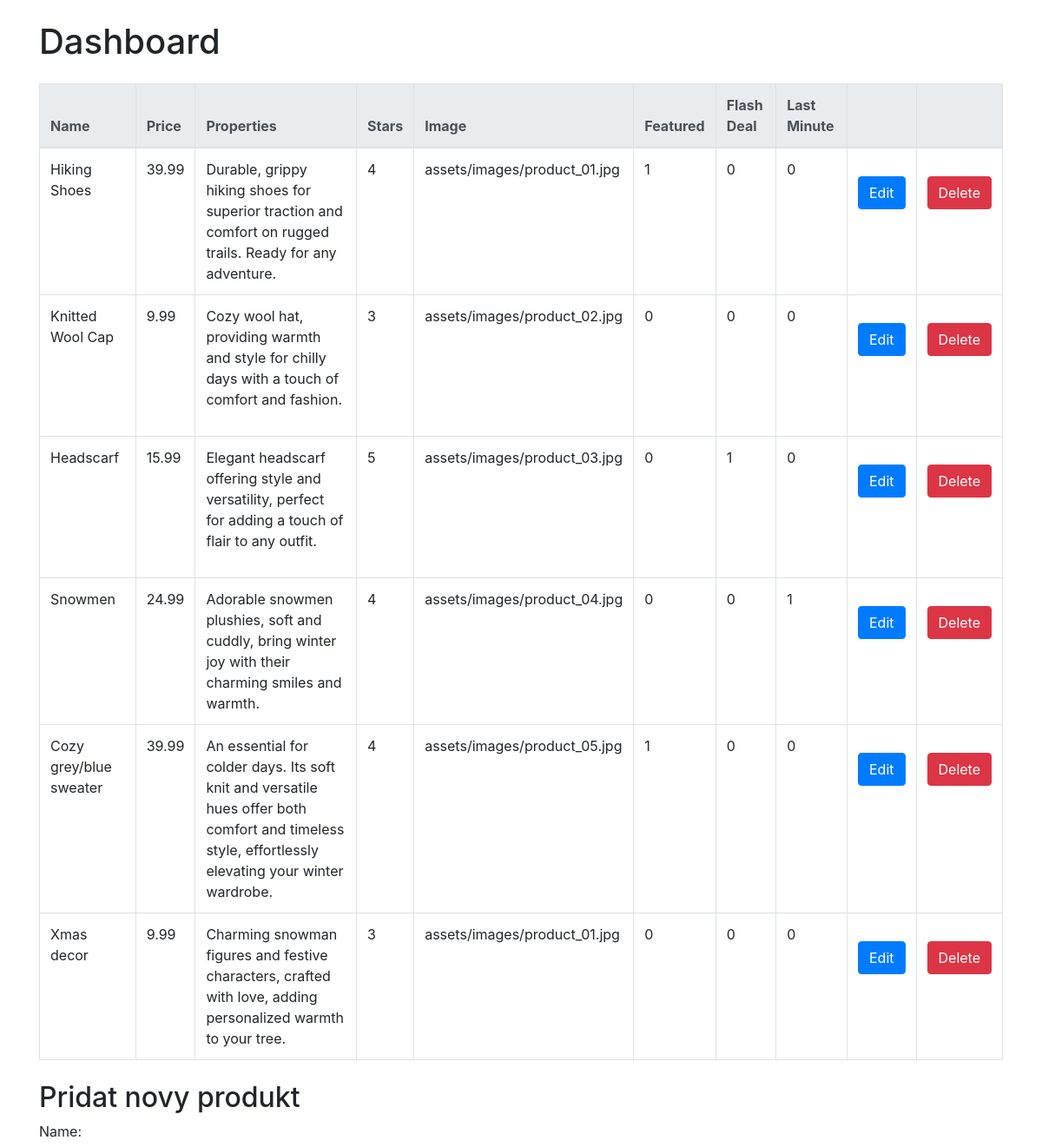
The app's page /admin.php (upper part), older data.
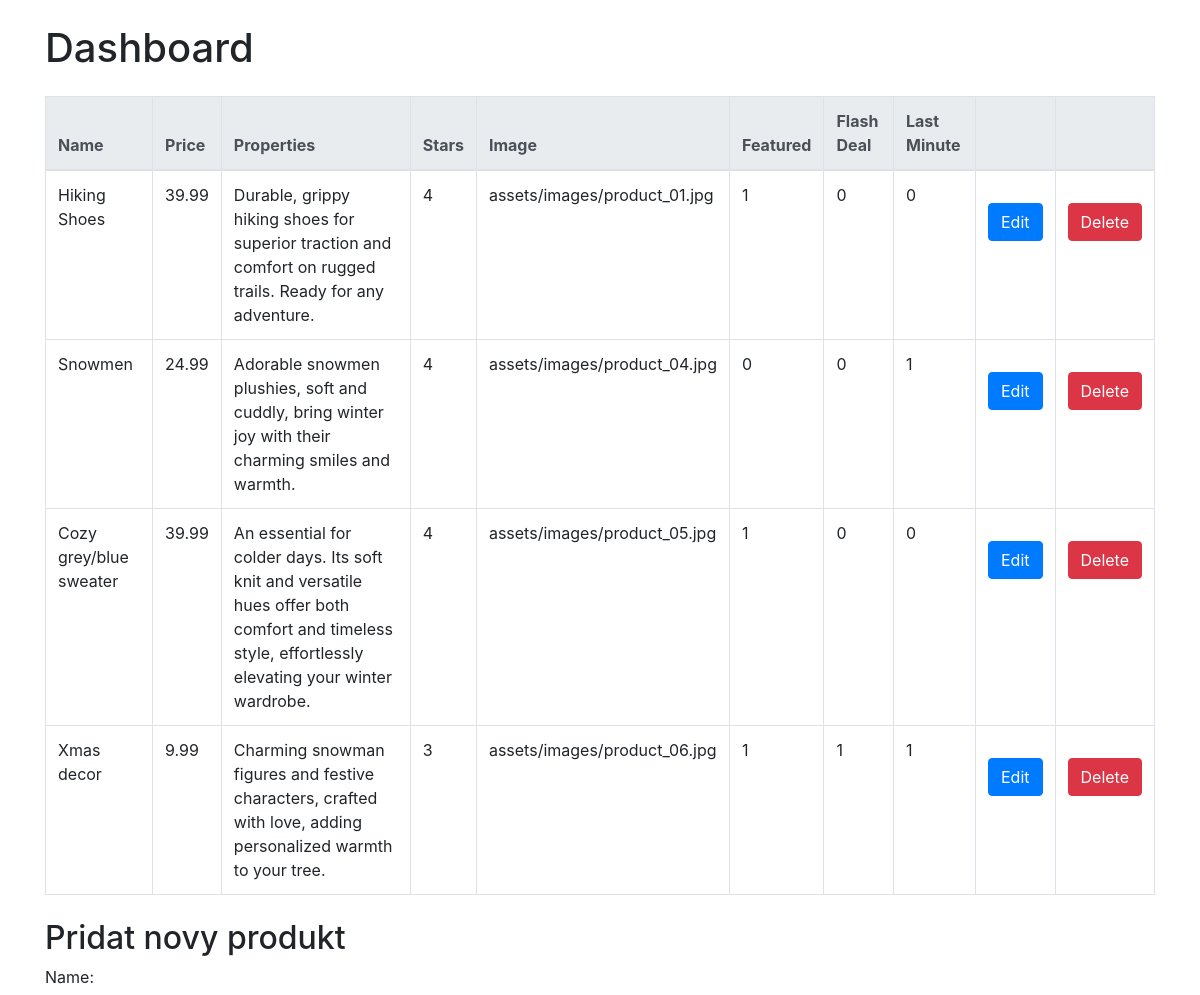
The same page, newer data.
### tables this page shows
CREATE TABLE `products` (
                            `id` int(11) NOT NULL,
                            `name` varchar(30) NOT NULL,
                            `price` decimal(10,2) NOT NULL,
                            `properties` text NOT NULL,
                            `stars` int(5) NOT NULL,
                            `img_src` varchar(126) NOT NULL,
                            `featured` tinyint(4) DEFAULT NULL,
                            `flash_deal` tinyint(4) DEFAULT NULL,
                            `last_minute` tinyint(4) DEFAULT NULL,
                            `date` timestamp NULL DEFAULT current_timestamp()
);

### lib/db.php (called while the page is built, shortened)
<?php
class db
{
    private $host = "localhost";
    private $username = "root";
    private $password = "";
    private $dbName = "sixteen";
    private \PDO $connection;
    public function __construct(
        string $host = "",
        int $port = 3306,
        string $username = "",
        string $password = "",
        string $dbName = ""
    )
    {
        try {
            $this->connection = new \PDO (
                "mysql:host=$this->host;dbname=$this->dbName;charset=utf8mb4",
                $this->username,
                $this->password
            );
        }
        catch (\PDOException $e) {
            echo "Connection failed: " . $e->getMessage();
        }
    }
    public function getProducss(): array
    {
        $sql = "SELECT * FROM products";
        $query = $this->connection->query($sql);
        $data = $query->fetchAll(\PDO::FETCH_ASSOC);
        $products = [];
        foreach ($data as $item) {
            $products[] = [
                'id' => $item['id'],
                'name' => $item['name'],
                'price' => $item['price'],
                'properties' => $item['properties'],
                'stars' => $item['stars'],
                'img_src' => $item['img_src'],
                'featured' => $item['featured'],
                'flash_deal' => $item['flash_deal'],
                'last_minute' => $item['last_minute'],
                'date' => $item['date']
            ];
        }
        return $products;
    }
}

### admin.php (the view, shortened to what this page needs)
<?php
$db = new MyDb();
$products = $db->getProducss();
?>
<!DOCTYPE html>
<html lang="en">
<head>
    <link rel="stylesheet" href="assets/css/admin.css">
    <link href="vendor/bootstrap/css/bootstrap.min.css" rel="stylesheet">
</head>
<body>
<div class="container">
    <h1 class="mt-4">Dashboard</h1>
    <table class="table table-bordered mt-4">
        <thead class="thead-light">
        <tr>
            <th>Name</th>
            <th>Price</th>
            <th>Properties</th>
            <th>Stars</th>
            <th>Image</th>
            <th>Featured</th>
            <th>Flash Deal</th>
            <th>Last Minute</th>
            <th></th>
            <th></th>
        </tr>
        </thead>
        <tbody>
        <?php foreach ($products as $product): ?>
            <tr>
                <td><?php echo $product['name']; ?></td>
                <td><?php echo $product['price']; ?></td>
                <td><?php echo $product['properties']; ?></td>
                <td><?php echo $product['stars']; ?></td>
                <td><?php echo $product['img_src']; ?></td>
                <td><?php echo $product['featured']; ?></td>
                <td><?php echo $product['flash_deal']; ?></td>
                <td><?php echo $product['last_minute']; ?></td>
                <td>
                    <form method="post" action="admin.php" style="display: inline-block;">
                        <button type="submit" name="editProduct" class="btn btn-primary" onclick="toggleEditForm()">Edit</button>
                    </form>
                </td>
                <td>
                <form method="post" action="admin.php" style="display: inline-block;">
                        <button type="submit" name="deleteProduct" class="btn btn-danger">Delete</button>
                    </form>
                </td>
            </tr>
        <?php endforeach; ?>
        </tbody>
    </table>
    <form method="post" action="admin.php" class="mt-4">
        <h2>Pridat novy produkt</h2>
        <div class="mb-3">
            <label for="newProductName" class="form-label">Name:</label>
        </div>
    </form>
</body>
</html>

Row changes from the older to the newer data that the page shows:
removed products: name "Knitted Wool Cap", price "9.99", properties "Cozy wool hat, providing warmth and style for chilly days with a touch of comfort and fashion.", stars "3", img_src "assets/images/product_02.jpg", featured "0", flash_deal "0", last_minute "0"
removed products: name "Headscarf", price "15.99", properties "Elegant headscarf offering style and versatility, perfect for adding a touch of flair to any outfit.", stars "5", img_src "assets/images/product_03.jpg", featured "0", flash_deal "1", last_minute "0"
changed products "Xmas decor": img_src "assets/images/product_01.jpg" → "assets/images/product_06.jpg"; featured "0" → "1"; flash_deal "0" → "1"; last_minute "0" → "1"
